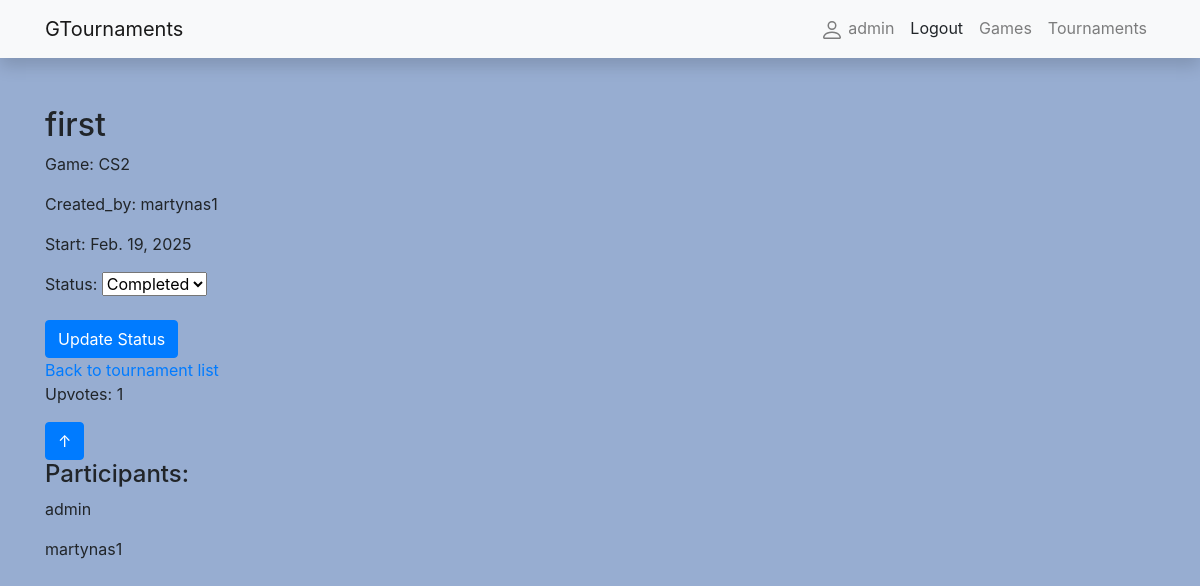
/tournaments/tournaments/1/ (signed in), run on the app's committed database.
### tournaments/models.py (models this page shows, shortened)
class Tournament(models.Model):
    name = models.CharField("name", max_length=100)
    game = models.ForeignKey(Game, on_delete=models.CASCADE)
    start_date = models.DateField()
    created_by = models.ForeignKey(User, on_delete=models.CASCADE)
    upvotes = models.ManyToManyField(User, related_name="tournament_upvotes", blank=True)
    def total_upvotes(self):
        return self.upvotes.count()
    STATUS_CHOICES = [
        ('u', 'Upcoming'),
        ('o', 'Ongoing'),
        ('c', 'Completed'),
    ]
    status = models.CharField(max_length=1, choices=STATUS_CHOICES, default='u')

class Game(models.Model):
    name = models.CharField("name", max_length=100)
    description = models.TextField()
    release_date = models.DateField()

class TournamentParticipant(models.Model):
    profile = models.ForeignKey(Profile, on_delete=models.CASCADE)
    tournament = models.ForeignKey(Tournament, on_delete=models.CASCADE)
    class Meta:
        unique_together = ('profile', 'tournament')

class Profile(models.Model):
    profile_picture = models.ImageField(upload_to="profile_pics", default="pfp.png")
    user = models.OneToOneField(User, on_delete=models.CASCADE)
    creation_date = models.DateTimeField(auto_now_add=True, blank=True)
    def __str__(self):
        return self.user.username

### tournaments/views.py (the view, shortened to what this page needs)
# urls.py: path("tournaments/<int:pk>/", views.TournamentDetailView.as_view(), name="tournament-detail"),
class TournamentDetailView(generic.DetailView):
    model = Tournament
    template_name = "tournament_detail.html"
    def get_context_data(self, **kwargs):
        context = super().get_context_data(**kwargs)
        tournament = self.object  # Gauname turnyro objektą
        if self.request.user.is_authenticated:
            user_participates = tournament.tournamentparticipant_set.filter(profile__user=self.request.user).exists()
            context['user_participates'] = user_participates
            if self.request.user == tournament.created_by or self.request.user.groups.filter(name="moderator").exists():
                context['status_form'] = TournamentStatusUpdateForm(instance=tournament)
        return context

### tournaments/forms.py
class TournamentStatusUpdateForm(forms.ModelForm):
    class Meta:
        model = Tournament
        fields = ['status']

### tournaments/templates/tournament_detail.html (shortened to what this page needs)
{% extends 'base.html' %}
{% block content %}
<h2>{{ tournament.name }}</h2>
<p>Game: {{ tournament.game.name }}</p>
<p>Created_by: {{ tournament.created_by }}</p>
<p>Start: {{ tournament.start_date }}</p>
{% if user.is_authenticated %}
    {% if user.groups.first.name == "moderator" or user == tournament.created_by %}
        <form method="post">
            {{ status_form.as_p }}
            <button type="submit" class="btn btn-primary">Update Status</button>
        </form>
    {% endif %}
{% endif %}
<a href="{% url 'tournament-list' %}">Back to tournament list</a>
<p>Upvotes: {{ tournament.total_upvotes }}</p>
{% if user.is_authenticated %}
    <form action="{% url 'tournament-upvote' tournament.id %}" method="post">
        <button type="submit" class="btn {% if user in tournament.upvotes.all %}btn-primary{% else %}btn-secondary{% endif %}">
            {% if user in tournament.upvotes.all %}&#8593;{% else %}&#8593;{% endif %}
        </button>
    </form>
{% else %}
    <p><a href="{% url 'login' %}">Login</a> to upvote.</p>
{% endif %}
<h4>Participants:</h4>
{% for tournament_participant in tournament.tournamentparticipant_set.all %}
    <p>{{ tournament_participant.profile }}</p>
{% endfor %}
{% endblock %}

### tournaments/templates/base.html (shortened to what this page needs)
<!DOCTYPE html>
<html lang="en">
<head>
    <link
            rel="stylesheet"
            href="https://stackpath.bootstrapcdn.com/bootstrap/4.1.3/css/bootstrap.min.css"
    />
    <link
            rel="stylesheet"
            href="https://cdnjs.cloudflare.com/ajax/libs/font-awesome/4.7.0/css/font-awesome.min.css"
    />
    {% load static %}
    <link rel="stylesheet" href="{% static 'css/styles.css' %}"/>
</head>
<body>
<nav
        class="navbar navbar-expand-lg navbar-light bg-light static-top mb-5 shadow"
>
    <div class="container">
        <a class="navbar-brand" href="{% url 'index_nm' %}">
            GTournaments</a
        >
        <div class="collapse navbar-collapse" id="navbarResponsive">
            <ul class="navbar-nav ml-auto">
                {% if user.is_authenticated %}
                <li class="nav-item">
                    <a class="nav-link" href="{% url 'user-profile' %}">
                        {{ user.username }}</a>
                </li>
                <li class="nav-item">
                    <form action="{% url 'logout' %}" method="post" style="display:inline;">
                        <button type="submit" class="nav-link"
                                style="border: none; background: none; color: inherit; cursor: pointer;">
                            Logout
                        </button>
                    </form>
                </li>
                {% endif %}
                <li class="nav-item">
                    <a class="nav-link" href="{% url 'game-all' %}">Games</a>
                </li>
                <li class="nav-item">
                    <a class="nav-link" href="{% url 'tournament-list' %}">Tournaments</a>
                </li>
            </ul>
        </div>
    </div>
</nav>
<div class="container">{% block content %}{% endblock %}</div>
</body>
</html>

### data on the page
Tournament: name "first", game.name "CS2", created_by "martynas1", start_date "Feb. 19, 2025", status "Completed", total_upvotes "1"
TournamentParticipant: profile "admin"
TournamentParticipant: profile "martynas1"

### other printed values
{{ user.username }} "admin"
